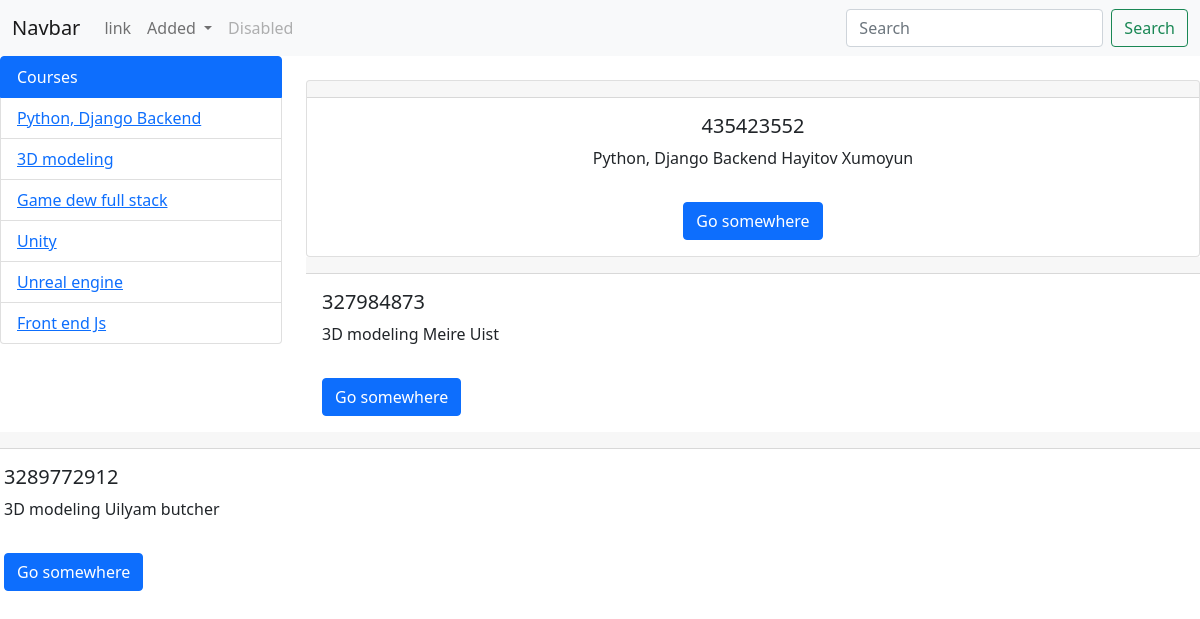
Before: / with the older database file.
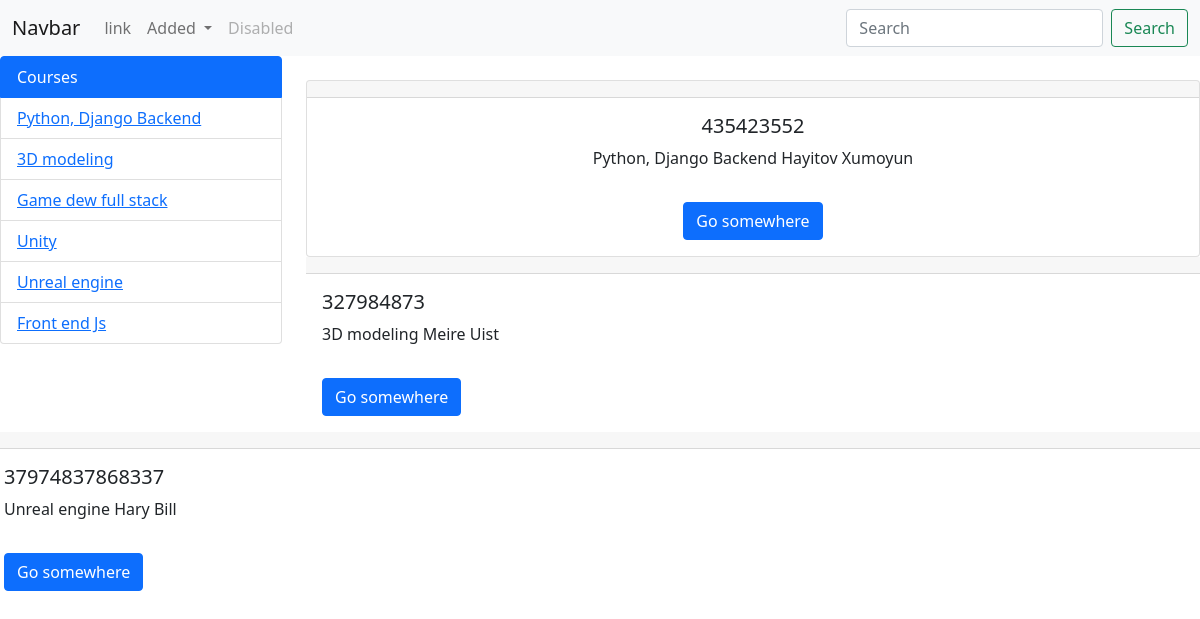
After: the same page with the newer database file.
### configapp/models.py (models this page shows, shortened)
class Fan(models.Model):
    title = models.CharField(max_length=255)
    def __str__(self):
        return self.title

class Student(models.Model):
    full_name = models.CharField(max_length=255)
    phone_number = models.CharField(max_length=15)
    address = models.TextField()
    fan = models.ForeignKey(Fan, on_delete=models.CASCADE)
    teacher = models.ForeignKey(Teacher, on_delete=models.CASCADE)

class Teacher(models.Model):
    teacherName = models.CharField(max_length=60)  # Исправлено
    def __str__(self):
        return self.teacherName  # Добавлен метод __str__

### configapp/views.py (the view)
# urls.py: path('',index,name='home'),
def index(request):
    fans = Fan.objects.all()
    students = Student.objects.all()
    context = {
        "fans":fans,
        "students":students
    }
    return render(request,'index.html',context=context)

### configapp/templates/index.html (shortened to what this page needs)
<!DOCTYPE html>
<html lang="en">
<head>
    <link href="https://cdn.jsdelivr.net/npm/bootstrap@5.0.2/dist/css/bootstrap.min.css" rel="stylesheet"
>
</head>
<body>
<nav class="navbar navbar-expand-lg navbar-light bg-light">
  <div class="container-fluid">
    <a class="navbar-brand" href="#">Navbar</a>
    <div class="collapse navbar-collapse" id="navbarSupportedContent">
      <ul class="navbar-nav me-auto mb-2 mb-lg-0">
        <li class="nav-item">
          <a class="nav-link" href="#">link</a>
        </li>
        <li class="nav-item dropdown">
          <a class="nav-link dropdown-toggle" href="#" id="navbarDropdown" role="button" data-bs-toggle="dropdown"
             aria-expanded="false">
            Added
          </a>
        </li>
        <li class="nav-item">
          <a class="nav-link disabled" href="#" tabindex="-1" aria-disabled="true">Disabled</a>
        </li>
      </ul>
      <form class="d-flex">
        <input class="form-control me-2" type="search" placeholder="Search" aria-label="Search">
        <button class="btn btn-outline-success" type="submit">Search</button>
      </form>
    </div>
  </div>
</nav>
<div class="row">
  <div class="col-3">
    <ul class="list-group">
      <li class="list-group-item active" aria-current="true">Courses</li>
      {% for item in fans %}
          <li class="list-group-item">
              <a href="{% url 'filtering' item.id %}">{{ item.title }}</a>
          </li>
      {% endfor %}
    </ul>
  </div>
  <div class="col-9">
    <div class="card text-center mt-4">
      {% for item in students %}
      <div class="card-header">{{item.first_name}}</div>
      <div class="card-body">
        <h5 class="card-title">{{item.phone_number}}</h5>
        <p class="card-text">{{item.adress}}  {{item.fan}}  {{item.teacher}}</p>
        <a href="#" class="btn btn-primary mt-3">Go somewhere</a>
        </div>
      </div>
      {% endfor %}
</body>
</html>

Changed rows visible on the page:
removed Student: phone_number "3289772912", fan "3D modeling", teacher "Uilyam butcher"
added Student: phone_number "37974837868337", fan "Unreal engine", teacher "Hary Bill"
